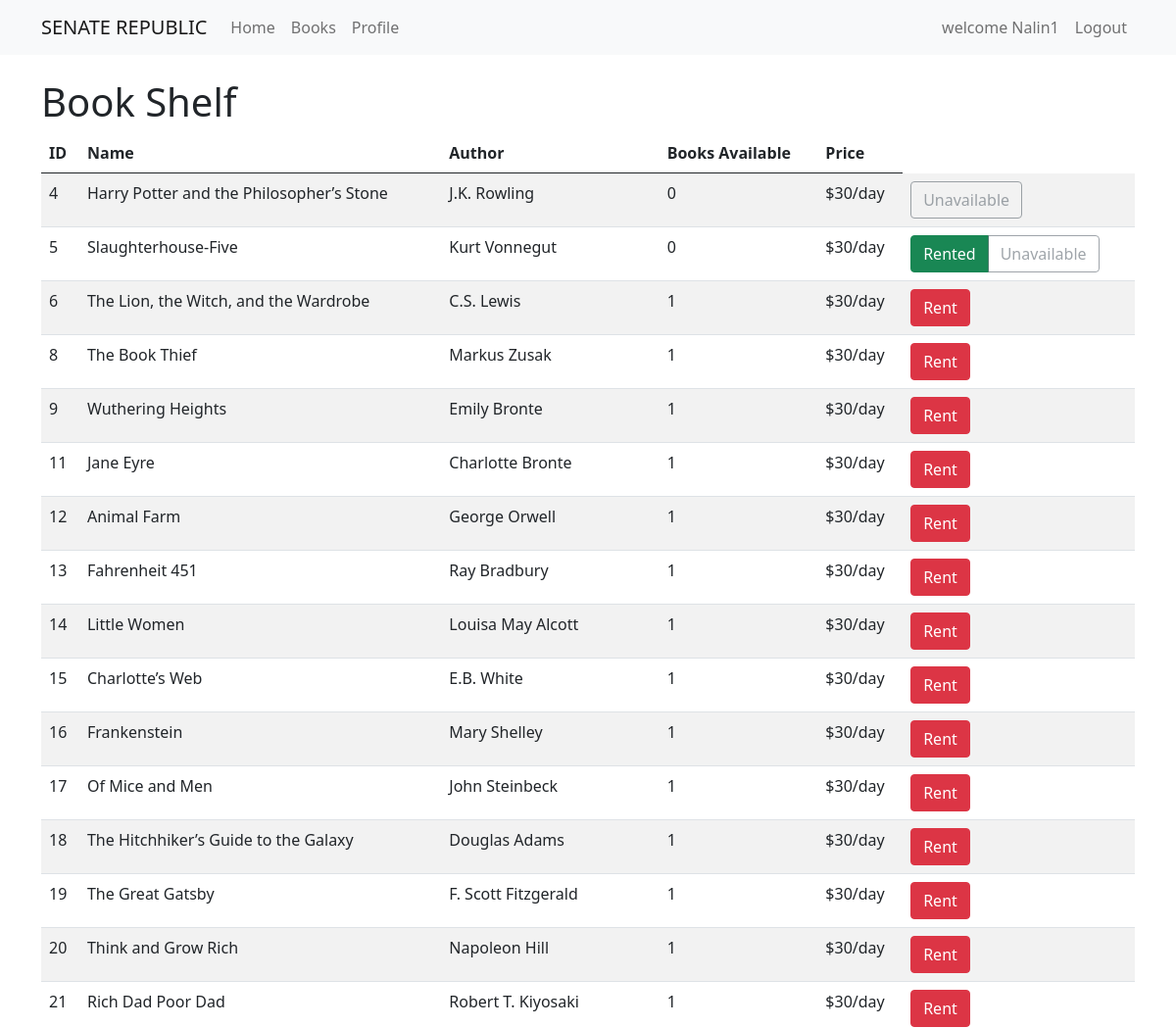
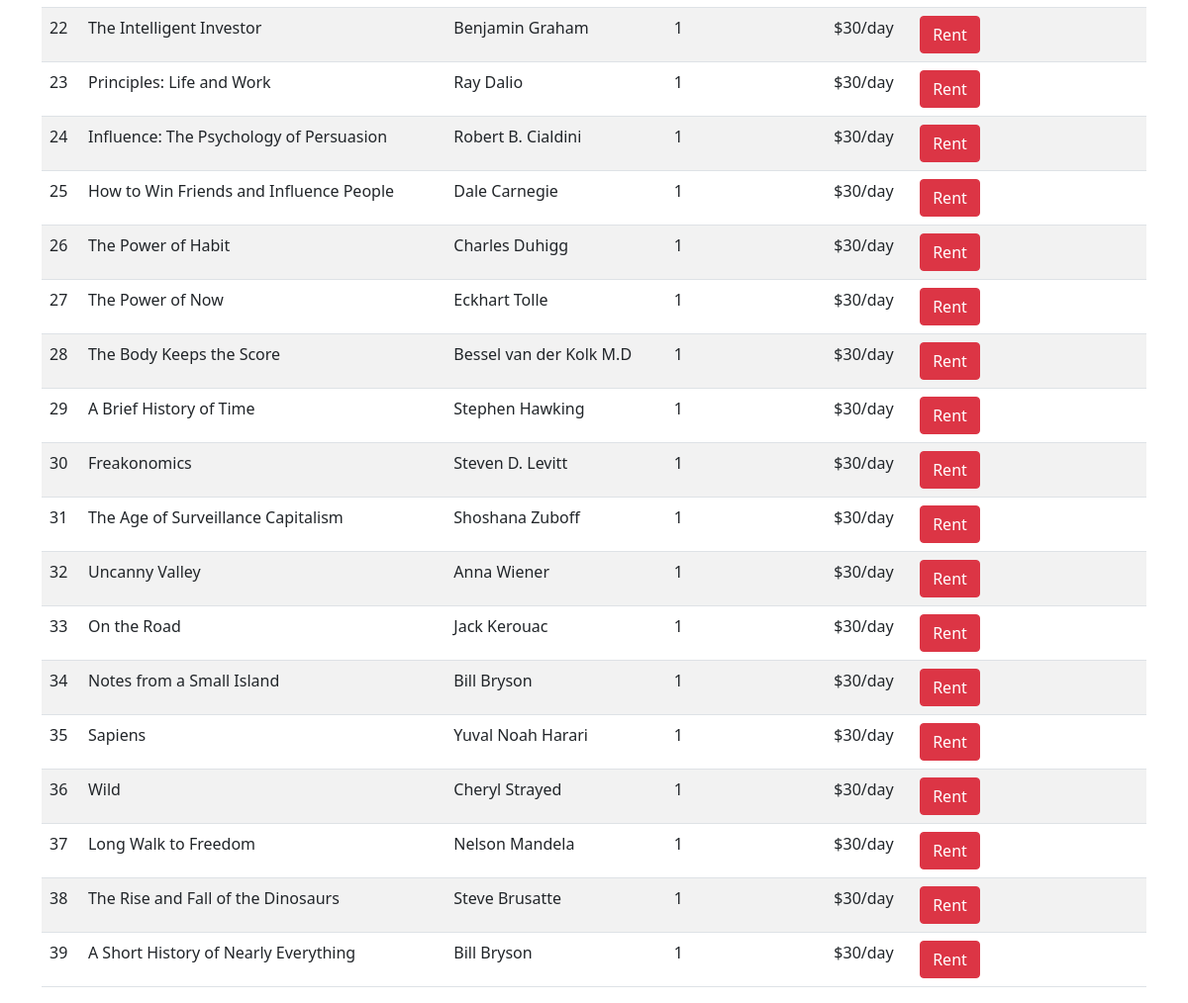
/books (signed in), run on the app's committed database (2 pictures, top to bottom).
### library/models.py (models this page shows, shortened)
class User(db.Model, UserMixin):
    id = db.Column(db.Integer(), primary_key=True)
    username = db.Column(db.String(length=60), nullable=False, unique=True)
    email_address = db.Column(db.String(length=50), nullable=False, unique=True)
    password_hash = db.Column(db.String(length=60), nullable=False)
    is_admin = db.Column(db.Boolean, default=False)  # for admin user
    books = db.relationship('Book', secondary=association_table, backref='owners')
    @property
    def password(self):
        return self.password

class Book(db.Model):
    id = db.Column(db.Integer(), primary_key=True)
    name = db.Column(db.String(length=30), nullable=False, unique=True)
    author = db.Column(db.String(length=30), nullable=False, default='Unknown')
    book_count = db.Column(db.Integer(), nullable=False, default=1)
    price = db.Column(db.Integer(), nullable=False)

### library/routes.py (the view, shortened to what this page needs)
@app.route('/books', methods=["GET", "POST"])
@login_required
def book_page():
    rented_book_form = RentBook()
    books = Book.query.all()
    return render_template('books.html', books=books, rented_book_form=rented_book_form)

### library/models.py (called while the page is built)
@login_manager.user_loader
def load_user(user_id):
    return User.query.get(int(user_id))

### library/templates/books.html (shortened to what this page needs)
{% extends 'base.html' %}
    {% block content %}
        <h1>Book Shelf</h1>
        <table class="table table-striped table-hover">
          <thead>
            <tr>
              <th>ID</th>
              <th>Name</th>
              <th>Author</th>
              <th>Books Available</th>
              <th>Price</th>
            </tr>
          </thead>
          <tbody>
          {% for book in books %}
          {% include 'includes/rentmodal.html' %}
            <tr>
              <td>{{ book.id }}</td>
              <td>{{ book.name }}</td>
              <td>{{ book.author }}</td>
              <td>{{ book.book_count }}</td>
              <td>${{ book.price }}/day</td>
              <td>
                  <div class="btn-group" role="group">
                      {% if current_user in book.owners %}
                         <button type="button" class="btn btn-success">Rented</button>
                      {% endif %}
                    {% if book.book_count > 0 %}
                        {% if not current_user.is_admin %}
                        {% if not current_user in book.owners %}
                            <button type="button" class="btn btn-danger" data-toggle="modal" data-target="#Modal-Rentfor{{ book.id }}">Rent</button>
                        {% endif %}
                        {% endif %}
                    {% else %}
                        <button type="button" class="btn btn-outline-secondary" disabled>Unavailable</button>
                    {% endif %}
                  </div>
              </td>
            </tr>
          {% endfor %}
          </tbody>
        </table>
    {% endblock %}

### library/templates/base.html (shortened to what this page needs)
<!DOCTYPE html>
<html lang="en">
<head>
  <link rel="stylesheet" href="https://cdn.jsdelivr.net/npm/bootstrap@5.0.2/dist/css/bootstrap.min.css">
</head>
<body>
  <nav class="navbar navbar-expand-lg navbar-light bg-light">
    <div class="container">
        <a class="navbar-brand" href="#">
             SENATE REPUBLIC
        </a>
      <div class="collapse navbar-collapse" id="navbarNav">
        <ul class="navbar-nav ml-auto">
          <li class="nav-item">
            <a class="nav-link" href="{{ url_for('home_page') }}">Home</a>
          </li>
          <li class="nav-item">
            <a class="nav-link" href="{{ url_for('book_page') }}">Books</a>
          </li>
            {% if current_user.is_admin %}
                <li class="nav-item" ">
                    <a class="nav-link text-danger" href="{{ url_for('manage') }}"> Manage Books</a>
                </li>
            {% else %}
                <a class="nav-link" href="{{ url_for('profile_page') }}"> Profile</a>
            {% endif %}
        </ul>
      </div>
        {% if current_user.is_authenticated %}
              <div class="collapse navbar-collapse justify-content-end">
                  <ul class="navbar-nav">
                    <li class="nav-item">
                        <a class="nav-link">welcome {{ current_user.username }}</a>
                    </li>
                    <li class="nav-item">
                         <a class="nav-link" href="{{ url_for('logout') }}">Logout</a>
                    </li>
                  </ul>
            </div>
        {% endif %}
    </div>
  </nav>
  <div class="container mt-4">
      {% block content %}
      {% endblock %}
  </div>
</body>
</html>

### data on the page
User: username "Nalin1"
Book: id "4", name "Harry Potter and the Philosopher’s Stone", author "J.K. Rowling", book_count "0", price "30", shows "Unavailable"
Book: id "5", name "Slaughterhouse-Five", author "Kurt Vonnegut", book_count "0", price "30", shows "Rented", shows "Unavailable"
Book: id "6", name "The Lion, the Witch, and the Wardrobe", author "C.S. Lewis", book_count "1", price "30"
Book: id "8", name "The Book Thief", author "Markus Zusak", book_count "1", price "30"
Book: id "9", name "Wuthering Heights", author "Emily Bronte", book_count "1", price "30"
Book: id "11", name "Jane Eyre", author "Charlotte Bronte", book_count "1", price "30"
Book: id "12", name "Animal Farm", author "George Orwell", book_count "1", price "30"
Book: id "13", name "Fahrenheit 451", author "Ray Bradbury", book_count "1", price "30"
Book: id "14", name "Little Women", author "Louisa May Alcott", book_count "1", price "30"
Book: id "15", name "Charlotte’s Web", author "E.B. White", book_count "1", price "30"
Book: id "16", name "Frankenstein", author "Mary Shelley", book_count "1", price "30"
Book: id "17", name "Of Mice and Men", author "John Steinbeck", book_count "1", price "30"
Book: id "18", name "The Hitchhiker’s Guide to the Galaxy", author "Douglas Adams", book_count "1", price "30"
Book: id "19", name "The Great Gatsby", author "F. Scott Fitzgerald", book_count "1", price "30"
Book: id "20", name "Think and Grow Rich", author "Napoleon Hill", book_count "1", price "30"
Book: id "21", name "Rich Dad Poor Dad", author "Robert T. Kiyosaki", book_count "1", price "30"
Book: id "22", name "The Intelligent Investor", author "Benjamin Graham", book_count "1", price "30"
Book: id "23", name "Principles: Life and Work", author "Ray Dalio", book_count "1", price "30"
Book: id "24", name "Influence: The Psychology of Persuasion", author "Robert B. Cialdini", book_count "1", price "30"
Book: id "25", name "How to Win Friends and Influence People", author "Dale Carnegie", book_count "1", price "30"
Book: id "26", name "The Power of Habit", author "Charles Duhigg", book_count "1", price "30"
Book: id "27", name "The Power of Now", author "Eckhart Tolle", book_count "1", price "30"
Book: id "28", name "The Body Keeps the Score", author "Bessel van der Kolk M.D", book_count "1", price "30"
Book: id "29", name "A Brief History of Time", author "Stephen Hawking", book_count "1", price "30"
Book: id "30", name "Freakonomics", author "Steven D. Levitt", book_count "1", price "30"
Book: id "31", name "The Age of Surveillance Capitalism", author "Shoshana Zuboff", book_count "1", price "30"
Book: id "32", name "Uncanny Valley", author "Anna Wiener", book_count "1", price "30"
Book: id "33", name "On the Road", author "Jack Kerouac", book_count "1", price "30"
Book: id "34", name "Notes from a Small Island", author "Bill Bryson", book_count "1", price "30"
Book: id "35", name "Sapiens", author "Yuval Noah Harari", book_count "1", price "30"
Book: id "36", name "Wild", author "Cheryl Strayed", book_count "1", price "30"
Book: id "37", name "Long Walk to Freedom", author "Nelson Mandela", book_count "1", price "30"
Book: id "38", name "The Rise and Fall of the Dinosaurs", author "Steve Brusatte", book_count "1", price "30"
Book: id "39", name "A Short History of Nearly Everything", author "Bill Bryson", book_count "1", price "30"
